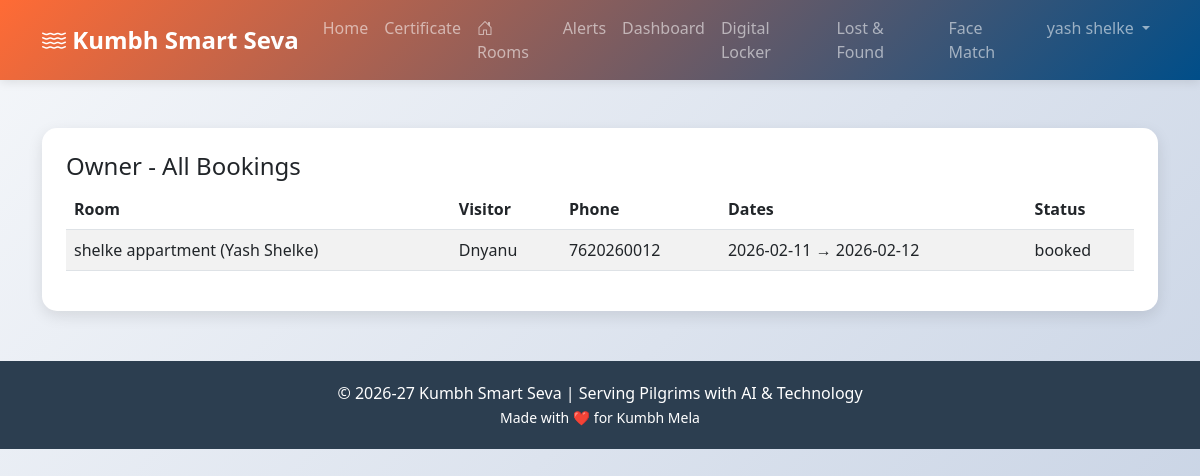
Before: /rooms/owner/bookings (signed in) with the older database file.
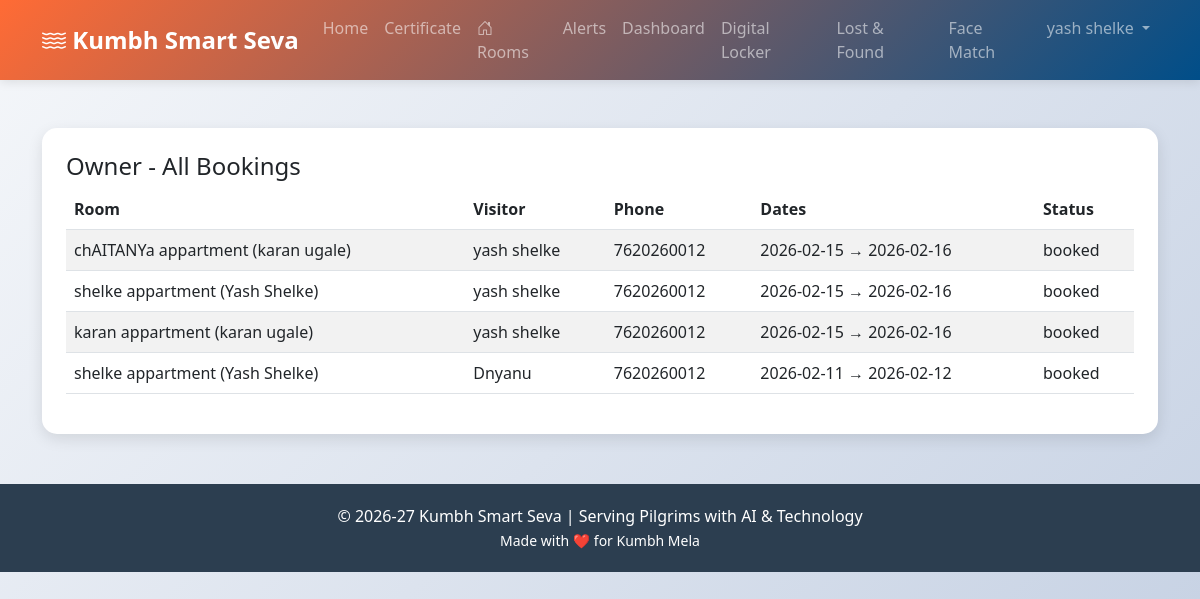
After: the same page with the newer database file.
### tables this page shows
CREATE TABLE rooms (
                id INTEGER PRIMARY KEY AUTOINCREMENT,
                name TEXT NOT NULL,
                owner_name TEXT NOT NULL,
                phone TEXT NOT NULL,
                address TEXT,
                price_per_night REAL NOT NULL,
                latitude REAL NOT NULL,
                longitude REAL NOT NULL,
                photo_path TEXT,
                status TEXT DEFAULT 'available',
                created_at TIMESTAMP DEFAULT CURRENT_TIMESTAMP
            , num_rooms INTEGER DEFAULT 1, water_facility BOOLEAN DEFAULT 0, toilet_available BOOLEAN DEFAULT 0, bathroom_type TEXT, security TEXT, amenities TEXT);

CREATE TABLE bookings (
                id INTEGER PRIMARY KEY AUTOINCREMENT,
                room_id INTEGER NOT NULL,
                visitor_name TEXT NOT NULL,
                visitor_phone TEXT NOT NULL,
                check_in DATE NOT NULL,
                check_out DATE NOT NULL,
                status TEXT DEFAULT 'booked',
                created_at TIMESTAMP DEFAULT CURRENT_TIMESTAMP, aadhaar_photo_path TEXT,
                FOREIGN KEY (room_id) REFERENCES rooms(id)
            );

### modules/rooms.py (the view)
@rooms_bp.route('/owner/bookings')
def owner_bookings():
    conn = _db.get_connection()
    cursor = conn.cursor()
    cursor.execute('SELECT b.*, r.name as room_name, r.owner_name FROM bookings b JOIN rooms r ON b.room_id = r.id ORDER BY b.created_at DESC')
    rows = cursor.fetchall()
    conn.close()
    bookings = [dict(r) for r in rows]
    return render_template('owner_bookings.html', bookings=bookings)

### app.py (called while the page is built)
@app.before_request
def require_login_for_modules():
    exempt_endpoints = {
        'index', 'login', 'register', 'logout',
        'admin_login', 'admin_logout',
        'generate_certificate_page', 'create_certificate', 'view_certificate',
        'verify_certificate', 'verify_certificate_page', 'api_verify_certificate', 'download_certificate'
    }
    endpoint = request.endpoint or ''
    if endpoint.startswith('static'):
        return
    if endpoint in exempt_endpoints:
        return
    if 'certificate' in endpoint:
        return
    if session.get('user_id') or session.get('admin_id'):
        return
    if endpoint not in {'login', 'register'}:
        flash('Please login to access this feature', 'warning')
    return redirect(url_for('login'))

### database/db_manager.py (called while the page is built)
    def get_connection(self):
        conn = sqlite3.connect(self.db_path)
        conn.row_factory = sqlite3.Row
        return conn

### templates/owner_bookings.html (shortened to what this page needs)
{% extends 'base.html' %}
{% block content %}
<div class="card p-4">
    <h4>Owner - All Bookings</h4>
    <table class="table table-striped">
        <thead>
            <tr><th>Room</th><th>Visitor</th><th>Phone</th><th>Dates</th><th>Status</th></tr>
        </thead>
        <tbody>
            {% for b in bookings %}
            <tr>
                <td>{{ b.room_name }} ({{ b.owner_name }})</td>
                <td>{{ b.visitor_name }}</td>
                <td>{{ b.visitor_phone }}</td>
                <td>{{ b.check_in }} → {{ b.check_out }}</td>
                <td>{{ b.status }}</td>
            </tr>
            {% endfor %}
        </tbody>
    </table>
</div>
{% endblock %}

### templates/base.html (shortened to what this page needs)
<!DOCTYPE html>
<html lang="en">
<head>
    <link href="https://cdn.jsdelivr.net/npm/bootstrap@5.3.0/dist/css/bootstrap.min.css" rel="stylesheet">
    <link rel="stylesheet" href="https://cdn.jsdelivr.net/npm/bootstrap-icons@1.10.0/font/bootstrap-icons.css">
</head>
<body>
    <nav class="navbar navbar-expand-lg navbar-dark">
        <div class="container">
            <a class="navbar-brand" href="{{ url_for('index') }}">
                <i class="bi bi-water"></i> Kumbh Smart Seva
            </a>
            <div class="collapse navbar-collapse" id="navbarNav">
                <ul class="navbar-nav ms-auto">
                    <li class="nav-item">
                        <a class="nav-link" href="{{ url_for('index') }}">Home</a>
                    </li>
                    <li class="nav-item">
                        <a class="nav-link" href="{{ url_for('generate_certificate_page') }}">
                             Certificate
                        </a>
                    </li>
                    <li class="nav-item">
                        <a class="nav-link" href="{{ url_for('rooms.search_rooms') }}">
                            <i class="bi bi-house-door"></i> Rooms
                        </a>
                    </li>
                    <li class="nav-item">
                        <a class="nav-link" href="{{ url_for('view_alerts') }}">
                             Alerts
                        </a>
                    </li>
                    {% if session.user_id %}
                    <li class="nav-item">
                        <a class="nav-link" href="{{ url_for('dashboard') }}">Dashboard</a>
                    </li>
                    <li class="nav-item">
                        <a class="nav-link" href="{{ url_for('locker_page') }}">Digital Locker</a>
                    </li>
                    <li class="nav-item">
                        <a class="nav-link" href="{{ url_for('lost_person_page') }}">Lost & Found</a>
                    </li>
                    <li class="nav-item">
                        <a class="nav-link" href="{{ url_for('face_match_page') }}">
                             Face Match
                        </a>
                    </li>
                    <li class="nav-item dropdown">
                        <a class="nav-link dropdown-toggle" href="#" id="navbarDropdown" role="button" data-bs-toggle="dropdown">
                             {{ session.user_name }}
                        </a>
                    </li>
                    {% endif %}
                </ul>
            </div>
        </div>
    </nav>
    <main class="container my-5">
        {% block content %}{% endblock %}
    </main>
    <footer class="text-center">
        <div class="container">
            <p class="mb-0">© 2026-27 Kumbh Smart Seva | Serving Pilgrims with AI & Technology</p>
            <small>Made with ❤️ for Kumbh Mela</small>
        </div>
    </footer>
</body>
</html>

Changed rows visible on the page:
no longer on this page (row unchanged): rooms: user_name "yash shelke"
added bookings: room_name "chAITANYa appartment", owner_name "karan ugale", visitor_name "yash shelke", visitor_phone "7620260012", check_in "2026-02-15", check_out "2026-02-16", status "booked"
added bookings: room_name "shelke appartment", owner_name "Yash Shelke", visitor_name "yash shelke", visitor_phone "7620260012", check_in "2026-02-15", check_out "2026-02-16", status "booked"
added bookings: room_name "karan appartment", owner_name "karan ugale", visitor_name "yash shelke", visitor_phone "7620260012", check_in "2026-02-15", check_out "2026-02-16", status "booked"
Other visible differences:
{{ session.user_name }}: (not shown) → "yash shelke"
